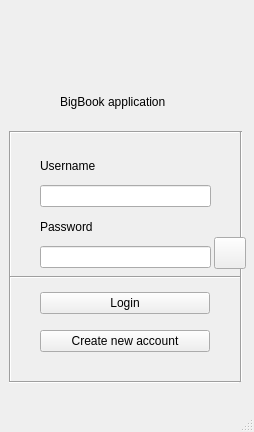
<?xml version="1.0" encoding="UTF-8"?>
<ui version="4.0">
 <class>MainWindow</class>
 <widget class="QMainWindow" name="MainWindow">
  <property name="geometry">
   <rect>
    <x>0</x>
    <y>0</y>
    <width>254</width>
    <height>432</height>
   </rect>
  </property>
  <property name="windowTitle">
   <string>MainWindow</string>
  </property>
  <widget class="QWidget" name="centralwidget">
   <widget class="QWidget" name="gridLayoutWidget">
    <property name="geometry">
     <rect>
      <x>40</x>
      <y>152</y>
      <width>171</width>
      <height>116</height>
     </rect>
    </property>
    <layout class="QGridLayout" name="login_ui_layout">
     <item row="3" column="0">
      <widget class="QLineEdit" name="password_line_edit">
       <property name="echoMode">
        <enum>QLineEdit::Password</enum>
       </property>
      </widget>
     </item>
     <item row="1" column="0">
      <widget class="QLineEdit" name="username_line_edit">
       <property name="echoMode">
        <enum>QLineEdit::Normal</enum>
       </property>
      </widget>
     </item>
     <item row="2" column="0">
      <widget class="QLabel" name="password_label">
       <property name="text">
        <string>Password</string>
       </property>
      </widget>
     </item>
     <item row="0" column="0">
      <widget class="QLabel" name="username_label">
       <property name="frameShape">
        <enum>QFrame::NoFrame</enum>
       </property>
       <property name="frameShadow">
        <enum>QFrame::Plain</enum>
       </property>
       <property name="text">
        <string>Username</string>
       </property>
       <property name="textFormat">
        <enum>Qt::AutoText</enum>
       </property>
       <property name="scaledContents">
        <bool>false</bool>
       </property>
      </widget>
     </item>
    </layout>
   </widget>
   <widget class="QWidget" name="verticalLayoutWidget">
    <property name="geometry">
     <rect>
      <x>40</x>
      <y>282</y>
      <width>170</width>
      <height>80</height>
     </rect>
    </property>
    <layout class="QVBoxLayout" name="verticalLayout">
     <item>
      <widget class="QPushButton" name="login_button">
       <property name="text">
        <string>Login</string>
       </property>
      </widget>
     </item>
     <item>
      <widget class="QPushButton" name="create_new_account_button">
       <property name="text">
        <string>Create new account</string>
       </property>
      </widget>
     </item>
    </layout>
   </widget>
   <widget class="QLabel" name="label_2">
    <property name="geometry">
     <rect>
      <x>100</x>
      <y>12</y>
      <width>64</width>
      <height>64</height>
     </rect>
    </property>
    <property name="text">
     <string/>
    </property>
    <property name="pixmap">
     <pixmap>../images/login_form_book2.png</pixmap>
    </property>
   </widget>
   <widget class="QLabel" name="label">
    <property name="geometry">
     <rect>
      <x>60</x>
      <y>92</y>
      <width>141</width>
      <height>20</height>
     </rect>
    </property>
    <property name="text">
     <string>BigBook application</string>
    </property>
   </widget>
   <widget class="Line" name="line">
    <property name="geometry">
     <rect>
      <x>9</x>
      <y>122</y>
      <width>231</width>
      <height>20</height>
     </rect>
    </property>
    <property name="orientation">
     <enum>Qt::Horizontal</enum>
    </property>
   </widget>
   <widget class="Line" name="line_2">
    <property name="geometry">
     <rect>
      <x>231</x>
      <y>131</y>
      <width>20</width>
      <height>251</height>
     </rect>
    </property>
    <property name="orientation">
     <enum>Qt::Vertical</enum>
    </property>
   </widget>
   <widget class="Line" name="line_3">
    <property name="geometry">
     <rect>
      <x>9</x>
      <y>372</y>
      <width>231</width>
      <height>20</height>
     </rect>
    </property>
    <property name="orientation">
     <enum>Qt::Horizontal</enum>
    </property>
   </widget>
   <widget class="Line" name="line_5">
    <property name="geometry">
     <rect>
      <x>0</x>
      <y>131</y>
      <width>20</width>
      <height>251</height>
     </rect>
    </property>
    <property name="orientation">
     <enum>Qt::Vertical</enum>
    </property>
   </widget>
   <widget class="Line" name="line_6">
    <property name="geometry">
     <rect>
      <x>10</x>
      <y>267</y>
      <width>231</width>
      <height>20</height>
     </rect>
    </property>
    <property name="orientation">
     <enum>Qt::Horizontal</enum>
    </property>
   </widget>
   <widget class="QPushButton" name="eyepassword_button">
    <property name="geometry">
     <rect>
      <x>214</x>
      <y>237</y>
      <width>32</width>
      <height>32</height>
     </rect>
    </property>
    <property name="text">
     <string/>
    </property>
    <property name="icon">
     <iconset>
      <normaloff>../images/password_eye.jpg</normaloff>../images/password_eye.jpg</iconset>
    </property>
   </widget>
  </widget>
  <widget class="QMenuBar" name="menubar">
   <property name="geometry">
    <rect>
     <x>0</x>
     <y>0</y>
     <width>254</width>
     <height>35</height>
    </rect>
   </property>
  </widget>
  <widget class="QStatusBar" name="statusbar"/>
 </widget>
 <resources/>
 <connections/>
</ui>
